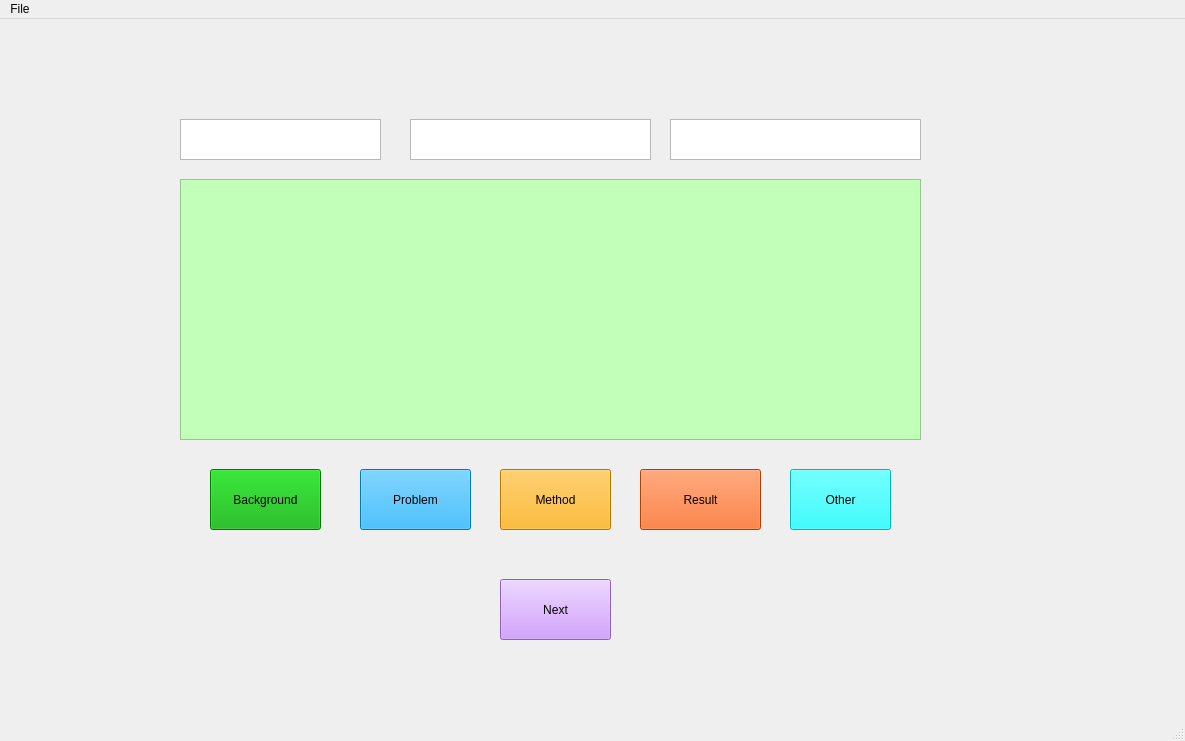
<?xml version="1.0" encoding="UTF-8"?>
<ui version="4.0">
 <class>MainWindow</class>
 <widget class="QMainWindow" name="MainWindow">
  <property name="geometry">
   <rect>
    <x>0</x>
    <y>0</y>
    <width>1185</width>
    <height>741</height>
   </rect>
  </property>
  <property name="windowTitle">
   <string>Academic paper abstract sentence label tool</string>
  </property>
  <property name="windowIcon">
   <iconset>
    <normaloff>../../.designer/backup/resource/logo.ico</normaloff>../../.designer/backup/resource/logo.ico</iconset>
  </property>
  <property name="styleSheet">
   <string notr="true">font: 75 10pt &quot;Consolas&quot;;</string>
  </property>
  <widget class="QWidget" name="centralwidget">
   <widget class="QPlainTextEdit" name="IdText">
    <property name="geometry">
     <rect>
      <x>410</x>
      <y>100</y>
      <width>241</width>
      <height>41</height>
     </rect>
    </property>
   </widget>
   <widget class="QPushButton" name="MethodButton">
    <property name="geometry">
     <rect>
      <x>500</x>
      <y>450</y>
      <width>111</width>
      <height>61</height>
     </rect>
    </property>
    <property name="styleSheet">
     <string notr="true">background-color:rgb(255, 170, 0)</string>
    </property>
    <property name="text">
     <string>Method</string>
    </property>
   </widget>
   <widget class="QPushButton" name="ProblemButton">
    <property name="geometry">
     <rect>
      <x>360</x>
      <y>450</y>
      <width>111</width>
      <height>61</height>
     </rect>
    </property>
    <property name="styleSheet">
     <string notr="true">background-color:rgb(0, 170, 255)</string>
    </property>
    <property name="text">
     <string>Problem</string>
    </property>
   </widget>
   <widget class="QPlainTextEdit" name="SentenceText">
    <property name="geometry">
     <rect>
      <x>180</x>
      <y>160</y>
      <width>741</width>
      <height>261</height>
     </rect>
    </property>
    <property name="font">
     <font>
      <family>Consolas</family>
      <pointsize>10</pointsize>
      <weight>9</weight>
      <italic>false</italic>
      <bold>false</bold>
     </font>
    </property>
    <property name="styleSheet">
     <string notr="true">background-color:rgb(194, 255, 184)</string>
    </property>
   </widget>
   <widget class="QPushButton" name="OtherButton">
    <property name="geometry">
     <rect>
      <x>790</x>
      <y>450</y>
      <width>101</width>
      <height>61</height>
     </rect>
    </property>
    <property name="styleSheet">
     <string notr="true">background-color:rgb(0, 255, 255)</string>
    </property>
    <property name="text">
     <string>Other</string>
    </property>
   </widget>
   <widget class="QPushButton" name="BackgroundButton">
    <property name="geometry">
     <rect>
      <x>210</x>
      <y>450</y>
      <width>111</width>
      <height>61</height>
     </rect>
    </property>
    <property name="styleSheet">
     <string notr="true">background-color:rgb(0, 170, 0)
</string>
    </property>
    <property name="text">
     <string>Background</string>
    </property>
   </widget>
   <widget class="QPushButton" name="ResultButton">
    <property name="geometry">
     <rect>
      <x>640</x>
      <y>450</y>
      <width>121</width>
      <height>61</height>
     </rect>
    </property>
    <property name="styleSheet">
     <string notr="true">background-color:rgb(255, 85, 0)</string>
    </property>
    <property name="text">
     <string>Result</string>
    </property>
   </widget>
   <widget class="QPlainTextEdit" name="PathText">
    <property name="geometry">
     <rect>
      <x>180</x>
      <y>100</y>
      <width>201</width>
      <height>41</height>
     </rect>
    </property>
   </widget>
   <widget class="QPlainTextEdit" name="DoneText">
    <property name="geometry">
     <rect>
      <x>670</x>
      <y>100</y>
      <width>251</width>
      <height>41</height>
     </rect>
    </property>
   </widget>
   <widget class="QPushButton" name="NextButton">
    <property name="geometry">
     <rect>
      <x>500</x>
      <y>560</y>
      <width>111</width>
      <height>61</height>
     </rect>
    </property>
    <property name="styleSheet">
     <string notr="true">background-color:rgb(199, 134, 255)</string>
    </property>
    <property name="text">
     <string>Next</string>
    </property>
   </widget>
  </widget>
  <widget class="QMenuBar" name="menubar">
   <property name="geometry">
    <rect>
     <x>0</x>
     <y>0</y>
     <width>1185</width>
     <height>26</height>
    </rect>
   </property>
   <widget class="QMenu" name="menuFile">
    <property name="title">
     <string>File</string>
    </property>
    <addaction name="actionOpen"/>
    <addaction name="actionRollBack"/>
   </widget>
   <addaction name="menuFile"/>
  </widget>
  <widget class="QStatusBar" name="statusbar"/>
  <action name="actionOpen">
   <property name="text">
    <string>Open</string>
   </property>
   <property name="shortcut">
    <string>Ctrl+O</string>
   </property>
  </action>
  <action name="actionRollBack">
   <property name="text">
    <string>RollBack</string>
   </property>
   <property name="shortcut">
    <string>Ctrl+`</string>
   </property>
  </action>
 </widget>
 <resources/>
 <connections/>
</ui>
